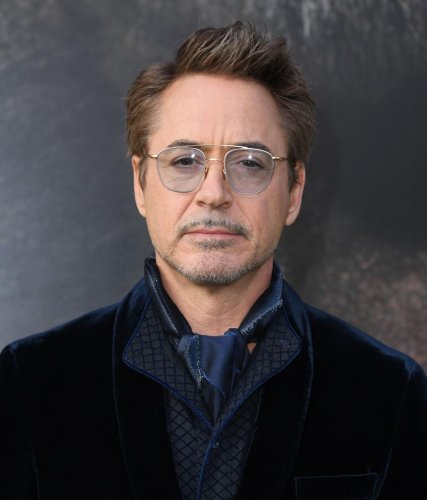
#> input picture RDJ.jpg, 427 x 500 px
$ python face_detection.py
#> lines starting #> are read from the running program, lines starting #| are printed output that depends on the picture; after the words box and inside, x2 and y2 are one past the last pixel; in counts of white or black regions, pixels touching at a corner belong together
import cv2
from random import randrange

# Load some pre-trained data on face frontals from opencv (haar cascade algorithm)
trained_face_data = cv2.CascadeClassifier('haarcascade_frontalface_default.xml')

# Choose an image to detect faces in
img = cv2.imread('RDJ.jpg')
#> img is the input picture: shape (500, 427, 3); mean B, G, R 62.2, 59.9, 65.2

# Convert image to grayscale
grayscale_img = cv2.cvtColor(img, cv2.COLOR_BGR2GRAY)
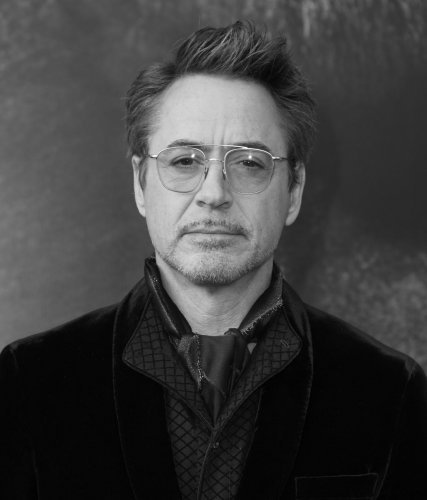
#> grayscale_img: shape (500, 427); min 0, max 254, mean 61.7

# Detect faces
face_coordinates = trained_face_data.detectMultiScale(grayscale_img)
#> face_coordinates = [[114, 85, 203, 203]]
# print face coordinates
print(face_coordinates)
#| [[114  85 203 203]]
for (x,y,w,h) in face_coordinates:
    # Draw rectangle around the faces
    cv2.rectangle(img, (x,  y), (x+w, y+h), (randrange(256), randrange(256), randrange(256)), 5)
#> this loop made 1 pass
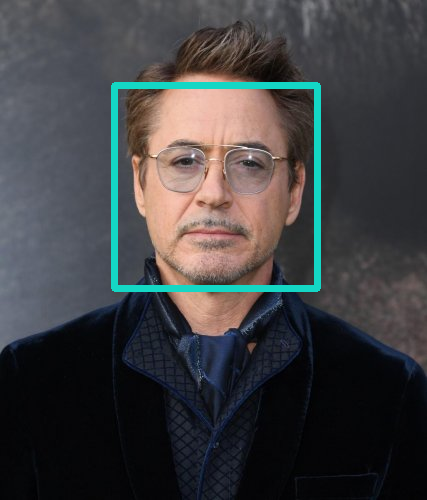
#> img: shape (500, 427, 3); 2.65% of pixels changed, all inside (x1, y1, x2, y2) = (111, 82, 321, 292)


# Show image with opencv
cv2.imshow('Face Detection App', img)
cv2.waitKey()

print("Code Complete")
